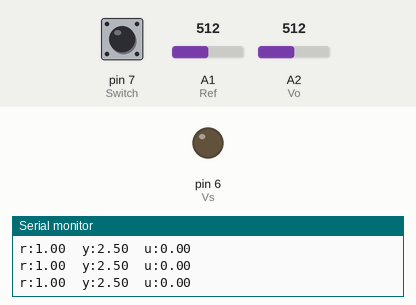
The sketch below on a simulated Arduino Uno, built with avr-gcc and run on an emulated ATmega328P. Shown: output pins drawn as LEDs (lit = HIGH), the last lines printed to the serial monitor. The inputs (shaded band) are chosen by the test bench; at power-on: A2 (Vo) = 512, pin 7 (Switch) LOW, A1 (Ref) = 512.

Above: at 1.2 s.
1.3 s: A2 (Vo) set to 306
4.3 s: pin 7 (Switch) pulled HIGH for 3.2 s
9.0 s: pin 7 (Switch) pulled HIGH for 0.15 s
At 12.15 s:
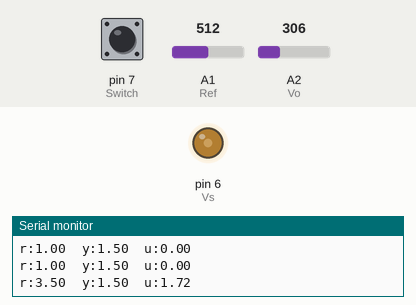
12.2 s: A2 (Vo) set to 122
15.2 s: A2 (Vo) set to 511
At 18.15 s:
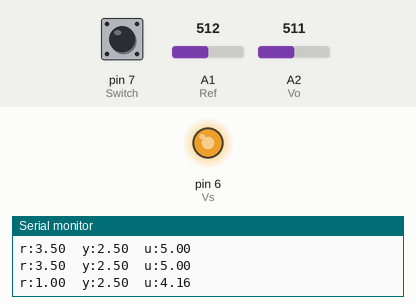
At 19.05 s:
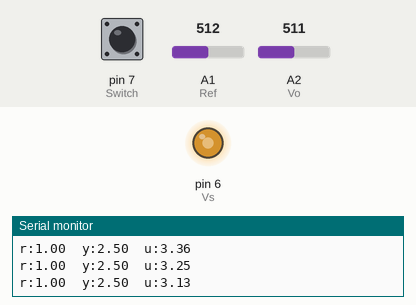
Timing chart, 0 to 19.2 s (numbered marks = the images above; inputs shaded):
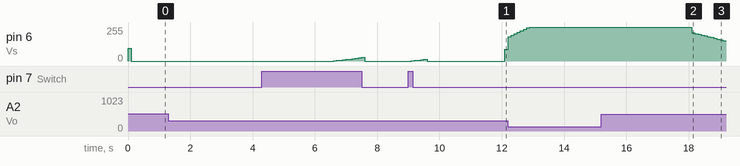

The sketch:

programacion.ino
```cpp
#include <TaskScheduler.h>

// Resolucion de lectura y escritura en Arduino
#define RESOLUCION_LECTURA 1023
#define RESOLUCION_ESCRITURA 255

// Tiempos de tasks
#define TIEMPO_MUESTREO 100
#define TIEMPO_ALTO_CUADRADA 6000
#define TIEMPO_LECTURA_SWITCH 500

// Referencia de valores para senal cuadrada y pot
#define TENSION_ALTO 3.5
#define TENSION_BAJO 1
#define TENSION_MAX 5.0
#define TENSION_MIN 0.0

// Cero y ganancia (4 decimales)
#define Z 0.9594
#define K 1.88

// Entradas y salidas del Arduino
const int Vs = 6;     // Pin PWM
const int Vo = A2;    // Pin Vo
const int Ref = A1;   // Pin Pot
const int Switch = 7; // Pin Switch

// Variables del sistema de control
float referencia = 0.0;  // Referencia
float salida = 0.0;      // Salida actual
float e = 0.0;           // Error actual
float e_previo = 0.0;    // Error previo
float u;                 // Control actual
float u_previo = 0.0;    // Control previa

// Instanciar el objeto de Scheduler
Scheduler RealTimeCore;

// Senal cuadrada: para alternar entre 1 V y 3.5 V
bool tension_alta = true;

// Variable para elegir entre:
// potenciometro (true)
// senal cuadrada (false)
bool usar_pot = false;

// Definicion de la funcion del controlador
void controlador() {
  referencia = leer_referencia();
  salida = leer_salida();
  e = referencia - salida;

  // Ecuacion en diferencias del controlador
  u = u_previo + K*e - Z*K*e_previo;

  // Actualizacion de valores de instantes previos
  e_previo = e;
  u_previo = u;

  // Limites de senal de control
  u = constrain(u, TENSION_MIN, TENSION_MAX);

  // Escribir senal de control en la entrada de la planta
  float u_8b = (u * RESOLUCION_ESCRITURA) / TENSION_MAX;
  analogWrite(Vs, u_8b);
}

// Para determinar switch ON or OFF
void definir_entrada_switch(){
  int estado = digitalRead(Switch);
  if (estado == HIGH) {
    usar_pot = true; // Si el switch esta encendido
  }else if (estado == LOW) {
    usar_pot = false; // Si el switch esta apagado
  }
}

// Funcion para leer la referencia
float leer_referencia() {
  if (usar_pot) {
    // Realizar lectura del potenciometro
    int lectura = analogRead(Ref);

    return map(lectura, 0, RESOLUCION_LECTURA, TENSION_BAJO * 1000, TENSION_ALTO * 1000) / 1000.0;
  } else {
    // Alternar tension para la senal cuadrada
    if (tension_alta == true) {
      return TENSION_ALTO;
    }
    else {
      return TENSION_BAJO;
    }
  }
}

// Funcion para leer la salida de la planta
float leer_salida() {
  return (analogRead(Vo) * TENSION_MAX) / RESOLUCION_LECTURA;
}

// Alternar ref cuadrada
void cambiar_referencia() {
    if (!usar_pot) {
        // Se realiza el cambio periodicamente
        tension_alta = !tension_alta;
    }
}

// Funcion para imprimir los valores al monitor serial
void imprimir_datos() {
  Serial.print("r:");
  Serial.print(referencia);
  Serial.print("\t");
  Serial.print("y:");
  Serial.print(salida);
  Serial.print("\t");
  Serial.print("u:");
  Serial.println(u);
}

// Definir los tiempos de las tareas
Task taskControlador(TIEMPO_MUESTREO, TASK_FOREVER, &controlador, &RealTimeCore, true);

// Periodo de 12 s para la senal cuadrada
Task taskReferencia(TIEMPO_ALTO_CUADRADA, TASK_FOREVER, &cambiar_referencia, &RealTimeCore, true);

// Imprimir datos de r, y, u, cada lectura
Task taskImprimirDatos(TIEMPO_MUESTREO, TASK_FOREVER, &imprimir_datos, &RealTimeCore, true);

// Comprobar si hay cambio en el switch
Task taskEntradaSwitch(TIEMPO_LECTURA_SWITCH, TASK_FOREVER, &definir_entrada_switch, &RealTimeCore, true);

void setup() {
  Serial.begin(9600);

  // Configuracion de switch
  pinMode(Switch, INPUT);

  // Configuracion temporal
  RealTimeCore.startNow();
}

void loop() {
  RealTimeCore.execute();
}
```

Measured:
- after the input at 15.2 s, pin 6 (Vs): moves from 255/255 to 153/255 over 1.0 s, starting after 2.9 s
- by itself, pin 6 (Vs): rises from 0/255 to 27/255 in 0.90 s, then falls to 0/255 in 0.10 s
